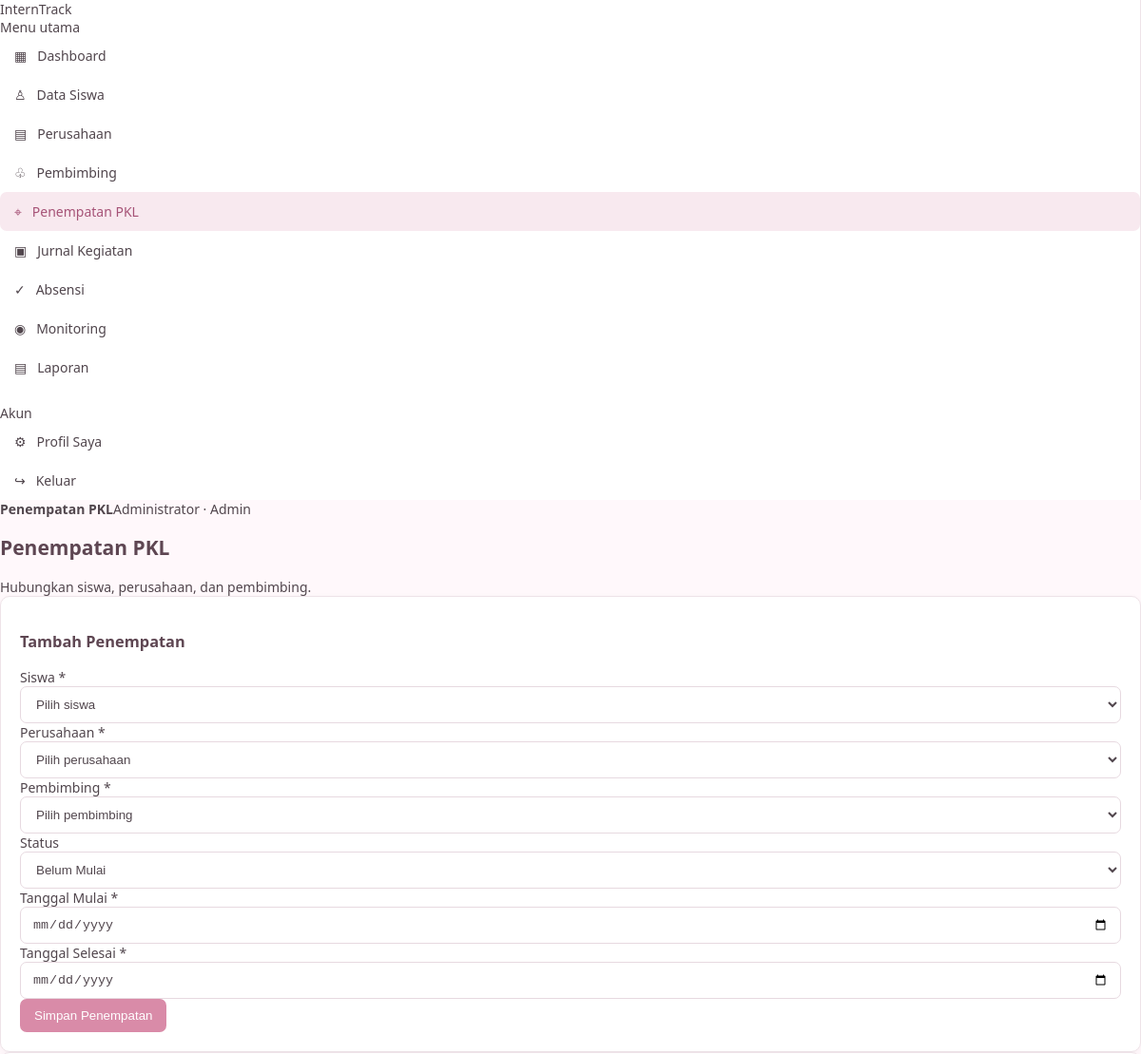
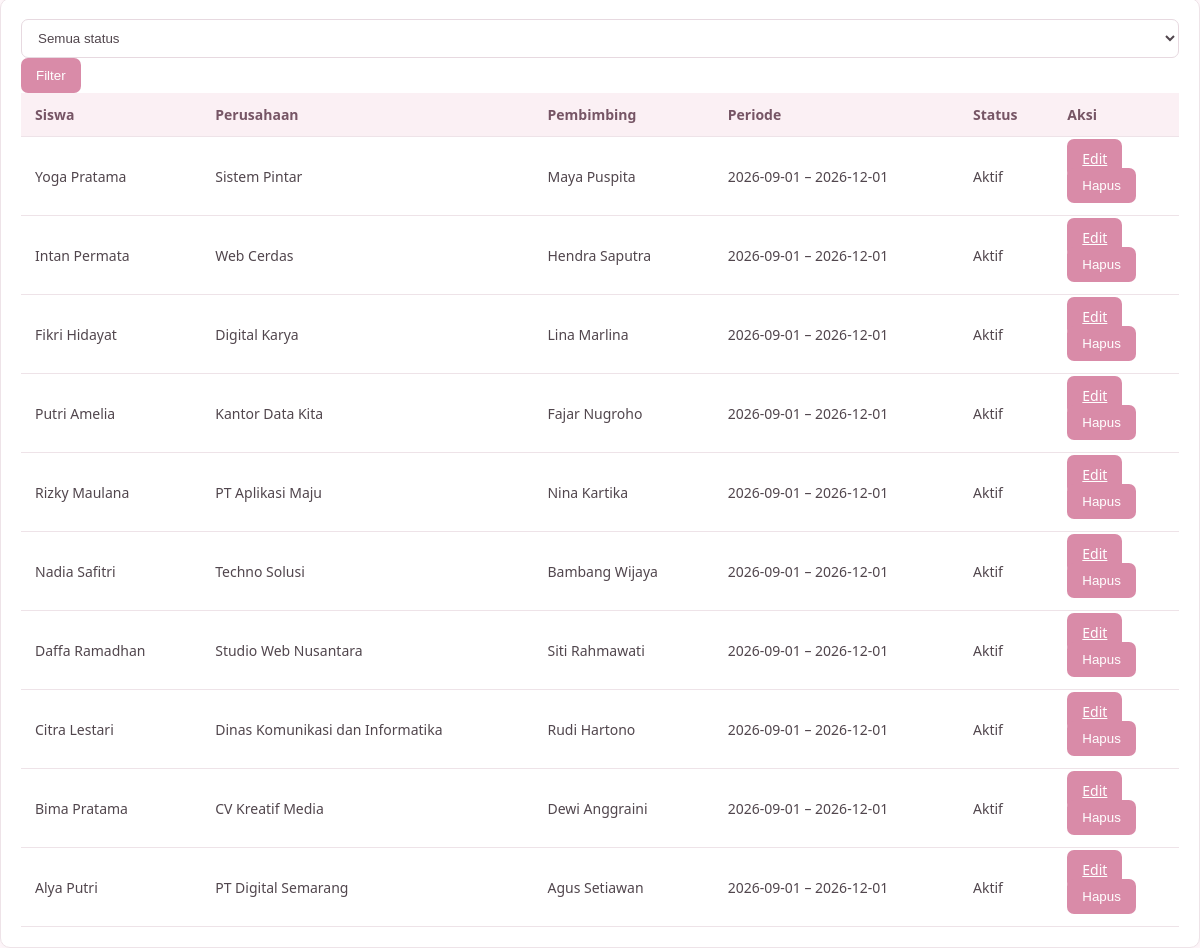
Screenshot of /admin/penempatan.php (signed in) with the database file from the repository (2 pictures, top to bottom).
### tables this page shows
CREATE TABLE penempatan (
 id INT AUTO_INCREMENT PRIMARY KEY,
 siswa_id INT NOT NULL,
 perusahaan_id INT NOT NULL,
 pembimbing_id INT NOT NULL,
 tanggal_mulai DATE NOT NULL,
 tanggal_selesai DATE NOT NULL,
 status ENUM('Belum Mulai','Aktif','Selesai') NOT NULL DEFAULT 'Belum Mulai',
 created_at TIMESTAMP DEFAULT CURRENT_TIMESTAMP,
 CONSTRAINT fk_penempatan_siswa FOREIGN KEY (siswa_id) REFERENCES siswa(id) ON DELETE CASCADE,
 CONSTRAINT fk_penempatan_perusahaan FOREIGN KEY (perusahaan_id) REFERENCES perusahaan(id) ON DELETE RESTRICT,
 CONSTRAINT fk_penempatan_pembimbing FOREIGN KEY (pembimbing_id) REFERENCES pembimbing(id) ON DELETE RESTRICT
);

CREATE TABLE siswa (
 id INT AUTO_INCREMENT PRIMARY KEY,
 nis VARCHAR(30) NOT NULL UNIQUE,
 nama VARCHAR(120) NOT NULL,
 kelas VARCHAR(30) DEFAULT '',
 jurusan VARCHAR(100) DEFAULT 'Rekayasa Perangkat Lunak',
 no_hp VARCHAR(25) DEFAULT '',
 created_at TIMESTAMP DEFAULT CURRENT_TIMESTAMP
);

CREATE TABLE perusahaan (
 id INT AUTO_INCREMENT PRIMARY KEY,
 nama VARCHAR(150) NOT NULL,
 alamat TEXT,
 bidang VARCHAR(100),
 kontak VARCHAR(60),
 created_at TIMESTAMP DEFAULT CURRENT_TIMESTAMP
);

CREATE TABLE pembimbing (
 id INT AUTO_INCREMENT PRIMARY KEY,
 nama VARCHAR(120) NOT NULL,
 nip VARCHAR(50),
 no_hp VARCHAR(25),
 email VARCHAR(120),
 created_at TIMESTAMP DEFAULT CURRENT_TIMESTAMP
);

### config/app.php (called while the page is built, shortened)
<?php
function e($value): string {
    return htmlspecialchars((string)($value ?? ''), ENT_QUOTES, 'UTF-8');
}

### admin/penempatan.php (the view, shortened to what this page needs)
<?php
require_once __DIR__.'/../config/app.php';require_once __DIR__.'/../config/koneksi.php';require_admin();$pageTitle='Penempatan PKL';$errors=[];
$edit=null;if(isset($_GET['edit'])){$q=$pdo->prepare("SELECT * FROM penempatan WHERE id=?");$q->execute([(int)$_GET['edit']]);$edit=$q->fetch();}
$filter=trim($_GET['status']??'');$sql="SELECT p.*,s.nama siswa,pr.nama perusahaan,b.nama pembimbing FROM penempatan p JOIN siswa s ON s.id=p.siswa_id JOIN perusahaan pr ON pr.id=p.perusahaan_id JOIN pembimbing b ON b.id=p.pembimbing_id WHERE 1";$params=[];if($filter!==''){$sql.=" AND p.status=?";$params[]=$filter;}$sql.=" ORDER BY p.id DESC";$q=$pdo->prepare($sql);$q->execute($params);$rows=$q->fetchAll();include __DIR__.'/../partials/header.php';?>
<div class="page-head"><div><h1>Penempatan PKL</h1><div class="muted">Hubungkan siswa, perusahaan, dan pembimbing.</div></div></div><?php foreach($errors as $x):?><div class="alert danger"><?=e($x)?></div><?php endforeach;?>
<div class="card"><h3><?=$edit?'Edit Penempatan':'Tambah Penempatan'?></h3><form method="post"><div class="form-grid">
<div class="field"><label>Siswa *</label><select name="siswa_id" required><option value="">Pilih siswa</option></select></div>
<div class="field"><label>Perusahaan *</label><select name="perusahaan_id" required><option value="">Pilih perusahaan</option></select></div>
<div class="field"><label>Pembimbing *</label><select name="pembimbing_id" required><option value="">Pilih pembimbing</option></select></div>
<div class="field"><label>Status</label><select name="status"><?php foreach(['Belum Mulai','Aktif','Selesai'] as $st):?><option <?=($edit['status']??'Belum Mulai')===$st?'selected':''?>><?=e($st)?></option><?php endforeach;?></select></div>
<div class="field"><label>Tanggal Mulai *</label><input type="date" name="tanggal_mulai" required value="<?=e($edit['tanggal_mulai']??'')?>"></div><div class="field"><label>Tanggal Selesai *</label><input type="date" name="tanggal_selesai" required value="<?=e($edit['tanggal_selesai']??'')?>"></div></div><div class="form-actions"><button class="btn">Simpan Penempatan</button><?php if($edit):?><a class="btn secondary" href="penempatan.php">Batal</a><?php endif;?></div></form></div>
<div class="card"><form class="filters"><select name="status"><option value="">Semua status</option></select><button class="btn">Filter</button></form><div class="table-wrap"><table><thead><tr><th>Siswa</th><th>Perusahaan</th><th>Pembimbing</th><th>Periode</th><th>Status</th><th>Aksi</th></tr></thead><tbody><?php foreach($rows as $r):?><tr><td><?=e($r['siswa'])?></td><td><?=e($r['perusahaan'])?></td><td><?=e($r['pembimbing'])?></td><td><?=e($r['tanggal_mulai'])?> – <?=e($r['tanggal_selesai'])?></td><td><span class="badge <?= $r['status']==='Aktif'?'success':($r['status']==='Selesai'?'':'warning')?>"><?=e($r['status'])?></span></td><td><div class="actions"><a class="btn secondary small" href="?edit=<?=$r['id']?>">Edit</a><form method="post" data-confirm="Hapus penempatan ini?"><button class="btn danger small">Hapus</button></form></div></td></tr><?php endforeach;?></tbody></table></div></div><?php include __DIR__.'/../partials/footer.php';?>

### assets/style.css (style rules this page uses)
:root { --pink: #d98ba8; --pink-soft: #f8e9ef; --pink-light: #fff8fb; --purple: #b7a5cc; --text: #51464d; --muted: #887b83; --border: #eee3e8; --white: #ffffff; }
body { margin: 0; font-family: "Segoe UI", Arial, sans-serif; background: var(--pink-light); color: var(--text); font-size: 14px; }
.card { background: var(--white); border: 1px solid var(--border); border-radius: 10px; padding: 20px; box-shadow: 0 2px 7px rgba(100, 60, 80, .04); transition: transform .2s ease; }
button, .btn { background: var(--pink); color: white; border: none; border-radius: 7px; padding: 10px 15px; cursor: pointer; transition: background .2s ease; }
input, select, textarea { width: 100%; padding: 10px 12px; border: 1px solid #e7d9e0; border-radius: 7px; background: white; color: var(--text); box-sizing: border-box; outline: none; }
table { width: 100%; border-collapse: collapse; background: white; }
th { background: #fbf0f4; color: #765565; font-weight: 600; text-align: left; }
th, td { padding: 12px 14px; border-bottom: 1px solid var(--border); }
h1, h2, h3 { color: #5e4652; font-weight: 600; }

### rows the page displays
penempatan: siswa.nama "Yoga Pratama", perusahaan.nama "Sistem Pintar", pembimbing.nama "Maya Puspita", tanggal_mulai "2026-09-01", tanggal_selesai "2026-12-01", status "Aktif"
penempatan: siswa.nama "Intan Permata", perusahaan.nama "Web Cerdas", pembimbing.nama "Hendra Saputra", tanggal_mulai "2026-09-01", tanggal_selesai "2026-12-01", status "Aktif"
penempatan: siswa.nama "Fikri Hidayat", perusahaan.nama "Digital Karya", pembimbing.nama "Lina Marlina", tanggal_mulai "2026-09-01", tanggal_selesai "2026-12-01", status "Aktif"
penempatan: siswa.nama "Putri Amelia", perusahaan.nama "Kantor Data Kita", pembimbing.nama "Fajar Nugroho", tanggal_mulai "2026-09-01", tanggal_selesai "2026-12-01", status "Aktif"
penempatan: siswa.nama "Rizky Maulana", perusahaan.nama "PT Aplikasi Maju", pembimbing.nama "Nina Kartika", tanggal_mulai "2026-09-01", tanggal_selesai "2026-12-01", status "Aktif"
penempatan: siswa.nama "Nadia Safitri", perusahaan.nama "Techno Solusi", pembimbing.nama "Bambang Wijaya", tanggal_mulai "2026-09-01", tanggal_selesai "2026-12-01", status "Aktif"
penempatan: siswa.nama "Daffa Ramadhan", perusahaan.nama "Studio Web Nusantara", pembimbing.nama "Siti Rahmawati", tanggal_mulai "2026-09-01", tanggal_selesai "2026-12-01", status "Aktif"
penempatan: siswa.nama "Citra Lestari", perusahaan.nama "Dinas Komunikasi dan Informatika", pembimbing.nama "Rudi Hartono", tanggal_mulai "2026-09-01", tanggal_selesai "2026-12-01", status "Aktif"
penempatan: siswa.nama "Bima Pratama", perusahaan.nama "CV Kreatif Media", pembimbing.nama "Dewi Anggraini", tanggal_mulai "2026-09-01", tanggal_selesai "2026-12-01", status "Aktif"
penempatan: siswa.nama "Alya Putri", perusahaan.nama "PT Digital Semarang", pembimbing.nama "Agus Setiawan", tanggal_mulai "2026-09-01", tanggal_selesai "2026-12-01", status "Aktif"

### other values shown
$item[2] "▦"
$item[0] "Dashboard"
$item[2] "♙"
$item[0] "Data Siswa"
$item[2] "▤"
$item[0] "Perusahaan"
$item[2] "♧"
$item[0] "Pembimbing"
$item[2] "⌖"
$item[0] "Penempatan PKL"
$item[2] "▣"
$item[0] "Jurnal Kegiatan"
$item[2] "✓"
$item[0] "Absensi"
$item[2] "◉"
